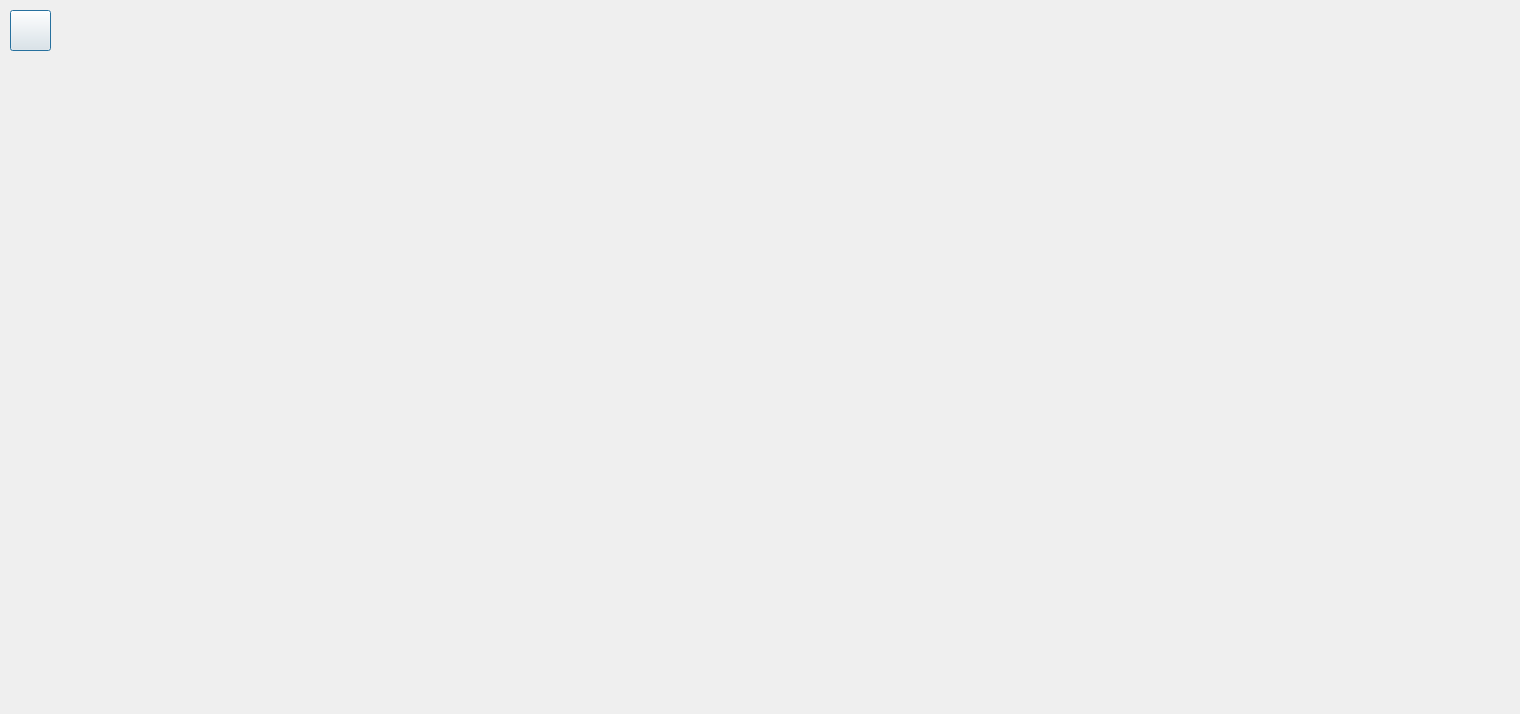
<?xml version="1.0" encoding="UTF-8"?>
<ui version="4.0">
 <class>Dialog</class>
 <widget class="QDialog" name="Dialog">
  <property name="geometry">
   <rect>
    <x>0</x>
    <y>0</y>
    <width>1520</width>
    <height>714</height>
   </rect>
  </property>
  <property name="windowTitle">
   <string>Dialog</string>
  </property>
  <widget class="QWidget" name="FabiolaPhotoWidget" native="true">
   <property name="geometry">
    <rect>
     <x>0</x>
     <y>0</y>
     <width>1520</width>
     <height>715</height>
    </rect>
   </property>
   <property name="styleSheet">
    <string notr="true">QWidget#BackgroundWidget{
background-image:url(DONA FABIOLA.png);}</string>
   </property>
   <widget class="QLabel" name="imageLabel">
    <property name="geometry">
     <rect>
      <x>0</x>
      <y>0</y>
      <width>1520</width>
      <height>714</height>
     </rect>
    </property>
    <property name="text">
     <string/>
    </property>
   </widget>
   <widget class="QPushButton" name="menuButton">
    <property name="geometry">
     <rect>
      <x>10</x>
      <y>10</y>
      <width>41</width>
      <height>41</height>
     </rect>
    </property>
    <property name="text">
     <string/>
    </property>
   </widget>
  </widget>
 </widget>
 <resources/>
 <connections/>
</ui>
